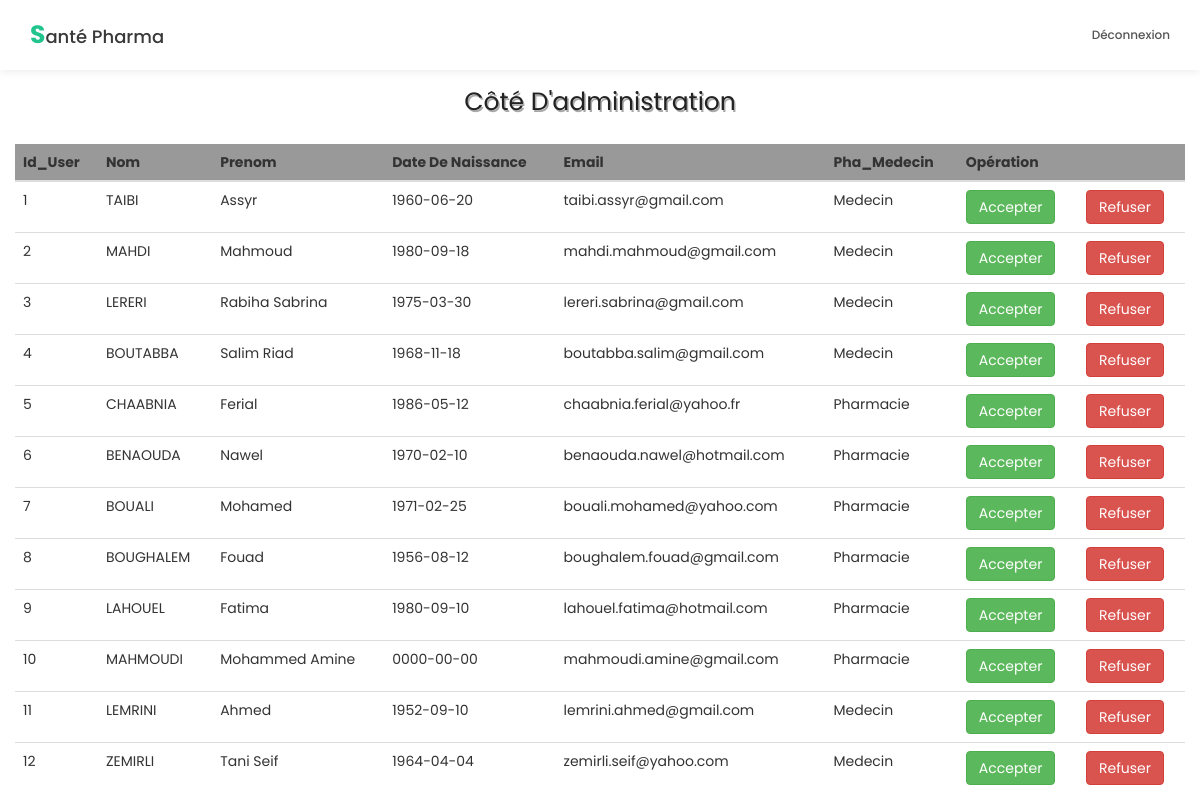
Before: /adminPanel.php with the older database file.
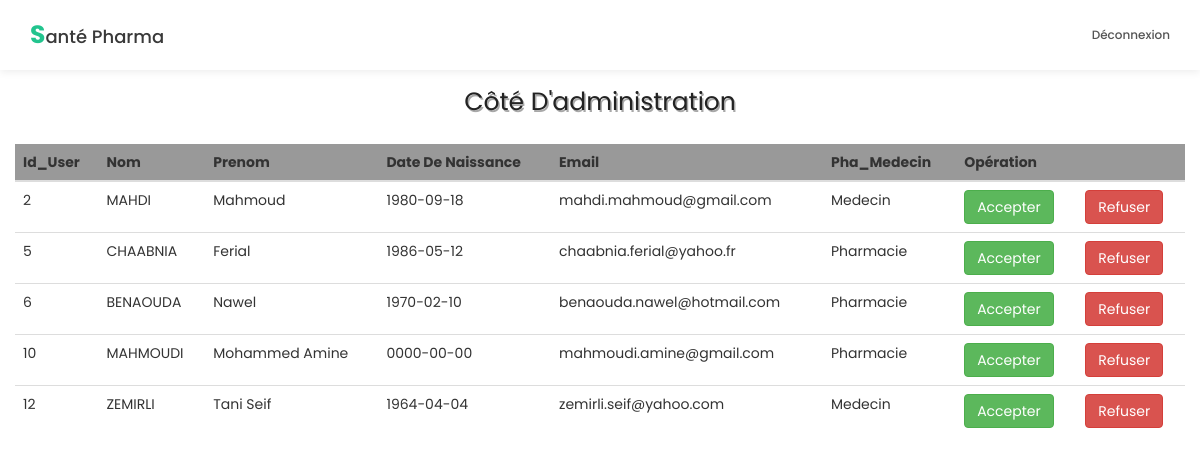
After: the same page with the newer database file.
### tables this page shows
CREATE TABLE `user` (
  `id_U` int(3) NOT NULL,
  `Nom` varchar(20) NOT NULL,
  `prenom` varchar(20) NOT NULL,
  `date` date NOT NULL,
  `email` varchar(50) NOT NULL,
  `password` char(20) NOT NULL,
  `Sexe` varchar(20) NOT NULL,
  `addres` varchar(100) NOT NULL,
  `region` varchar(50) NOT NULL,
  `wilaya` varchar(50) NOT NULL,
  `choix` varchar(20) NOT NULL,
  `specialite` varchar(100) NOT NULL,
  `HOV` varchar(6) NOT NULL,
  `HOF` varchar(6) NOT NULL,
  `numAgre` varchar(20) NOT NULL,
  `numTel` varchar(20) NOT NULL,
  `dateInsec` timestamp NOT NULL DEFAULT current_timestamp(),
  `accept` int(11) NOT NULL
);

### adminPanel.php (the view, shortened to what this page needs)
<!DOCTYPE html>
<html lang="en">
<head>
     <link rel="stylesheet" href="css/bootstrap.min.css">
     <link rel="stylesheet" href="css/font-awesome.min.css">
     <link rel="stylesheet" href="css/animate.css">
     <link rel="stylesheet" href="css/owl.carousel.css">
     <link rel="stylesheet" href="css/owl.theme.default.min.css">
     <link rel="stylesheet" href="css/tooplate-style.css">
</head>
<body id="top" data-spy="scroll" data-target=".navbar-collapse" data-offset="50">
     <section class="navbar navbar-default navbar-static-top" role="navigation">
          <div class="container">
               <div class="navbar-header">
                    <a href="index.php" class="navbar-brand"><b>S</b>anté Pharma</a>
               </div>
               <div class="collapse navbar-collapse">
                    <ul class="nav navbar-nav navbar-right">
                         <li><a href="index.php" class="smoothScroll">Déconnexion</a></li>
                    </ul>
               </div>
          </div>
          </section>
          <div class="container">
            <div class="row">
              <div class="col-sm-12">
              <div class="tab_def">
              <p>
                    Côté D'administration
               </p>
             </div>
        </div>
               <table class="table table-hover table-dark" style="width:100%">
                    <thead style="background:#999">
                         <tr>
                         <th scope="col">Id_User</th>
                         <th scope="col">Nom</th>
                         <th scope="col">Prenom</th>
                         <th scope="col">Date De Naissance</th>
                         <th scope="col">Email</th>
                         <th scope="col">Pha_Medecin</th>
                         <th scope="col" colspan="2">Opération</th>
                         </tr>
                    </thead>
                    <tbody>
                     <?php
                         require_once('connexion3.php');
                         $query = "SELECT * FROM user WHERE accept = '0' ";
                         $stat = $conn->query($query);
                         $tab = $stat->fetchAll();
                         foreach($tab as $ligne)
                         {
                              echo "<tr><td>".$ligne ["id_U"]."</td><td>".$ligne ["Nom"]."</td><td>".$ligne ["prenom"]."</td><td>".$ligne ["date"]."</td><td>".$ligne ["email"]."</td><td>".$ligne ["choix"]."</td>
                              <td>
                                   <form  method='post' action='accept.php'>
                                        <input type='number' name='id_U' value=".$ligne ["id_U"]." hidden>
                                             <button type='submit' class='btn btn-success'>
                                                  Accepter
                                             </button>
                                   </form>
                              </td>
                              <td>
                                   <form  method='post' action='refus.php'>
                                        <input type='number' name='id_U' value=".$ligne ["id_U"]." hidden>
                                             <button type='submit' class='btn btn-danger'>
                                                  Refuser
                                             </button>
                                   </form>
                              </td></tr>";
                         }
                    ?>
                    </tbody>
                    </table>
              </div>
            </div>
</body>
</html>

Changed rows visible on the page:
no longer on this page (row edited): user: id_U "1", Nom "TAIBI", prenom "Assyr", date "1960-06-20", email "taibi.assyr@gmail.com", choix "Medecin"
no longer on this page (row edited): user: id_U "3", Nom "LERERI", prenom "Rabiha Sabrina", date "1975-03-30", email "lereri.sabrina@gmail.com", choix "Medecin"
no longer on this page (row edited): user: id_U "4", Nom "BOUTABBA", prenom "Salim Riad", date "1968-11-18", email "boutabba.salim@gmail.com", choix "Medecin"
no longer on this page (row edited): user: id_U "7", Nom "BOUALI", prenom "Mohamed", date "1971-02-25", email "bouali.mohamed@yahoo.com", choix "Pharmacie"
no longer on this page (row edited): user: id_U "8", Nom "BOUGHALEM", prenom "Fouad", date "1956-08-12", email "boughalem.fouad@gmail.com", choix "Pharmacie"
no longer on this page (row edited): user: id_U "9", Nom "LAHOUEL", prenom "Fatima", date "1980-09-10", email "lahouel.fatima@hotmail.com", choix "Pharmacie"
no longer on this page (row edited): user: id_U "11", Nom "LEMRINI", prenom "Ahmed", date "1952-09-10", email "lemrini.ahmed@gmail.com", choix "Medecin"
